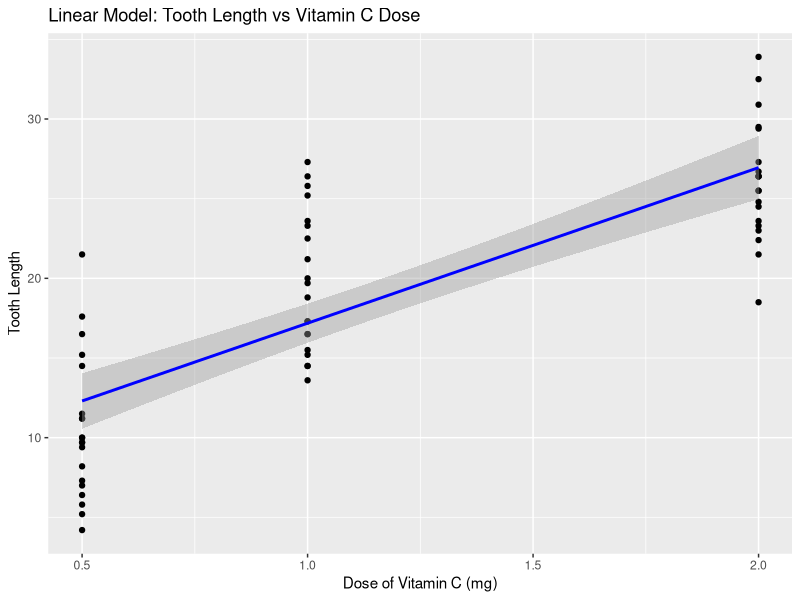

Source code (R):
## ---- chunk 1
knitr::opts_chunk$set(collapse = TRUE)
library(ggplot2)
## ---- chunk 2
# Load the ToothGrowth dataset
data(ToothGrowth)

# Inspect the first few rows
head(ToothGrowth)

# Fit a linear model to predict tooth length based on the dose of vitamin C
fit <- lm(len ~ dose, data = ToothGrowth)
fit |> 
  broom::tidy() |> 
  knitr::kable(digits = 2)
## ---- chunk 3
plot <- 
  ggplot(ToothGrowth, aes(x = dose, y = len)) +
  geom_point() +  # Add points for the raw data
  geom_smooth(method = "lm", col = "blue") +  # Add the linear model line
  labs(title = "Linear Model: Tooth Length vs Vitamin C Dose",
       x = "Dose of Vitamin C (mg)",
       y = "Tooth Length") 
plot
